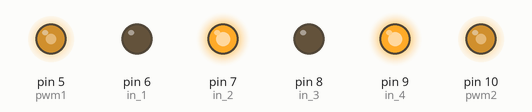
The sketch below on a simulated Arduino Uno, built with avr-gcc and run on an emulated ATmega328P. On the bench: output pins drawn as LEDs (lit = HIGH).

Above: at 0.1 s.
Timing chart, 0 to 1.6 s (numbered marks = the images above):
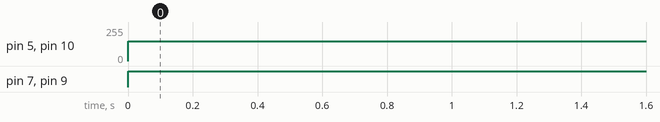

Measured:
- by itself, pin 5 (pwm1), pin 10 (pwm2): 0/255 → 150/255 at 0.00 s
- by itself, pin 7 (in_2), pin 9 (in_4): LOW → HIGH at 0.00 s

The sketch:

momtorDriverCheck.ino
```cpp
const int pwm1 = 5;
const int in_1 = 6;
const int in_2 = 7;
const int pwm2 = 10;
const int in_3 = 8;
const int in_4 = 9;

void forward(int in_1,int in_2,int in_3,int in_4){
  digitalWrite(in_1,LOW);
  digitalWrite(in_2,HIGH);
  analogWrite(pwm1,150);

  digitalWrite(in_3,LOW);
  digitalWrite(in_4,HIGH);
  analogWrite(pwm2,150);
}

void backward(int in_1,int in_2,int in_3,int in_4){
  digitalWrite(in_1,HIGH);
  digitalWrite(in_2,LOW);
  analogWrite(pwm1,150);

  digitalWrite(in_3,HIGH);
  digitalWrite(in_4,LOW);
  analogWrite(pwm2,150);
}

void wait(int in_1,int in_2,int in_3,int in_4){
  digitalWrite(in_1,LOW);
  digitalWrite(in_2,LOW);
  analogWrite(pwm1,0);

  digitalWrite(in_3,LOW);
  digitalWrite(in_4,LOW);
  analogWrite(pwm2,0);
}

void setup() {
  // put your setup code here, to run once:

  pinMode(pwm1,OUTPUT);

  pinMode(in_1,OUTPUT);

  pinMode(in_2,OUTPUT);
  pinMode(pwm2,OUTPUT);

  pinMode(in_3,OUTPUT);

  pinMode(in_4,OUTPUT);

}

void loop() {
  // put your main code here, to run repeatedly:
  forward(in_1,in_2,in_3,in_4);

}
```
